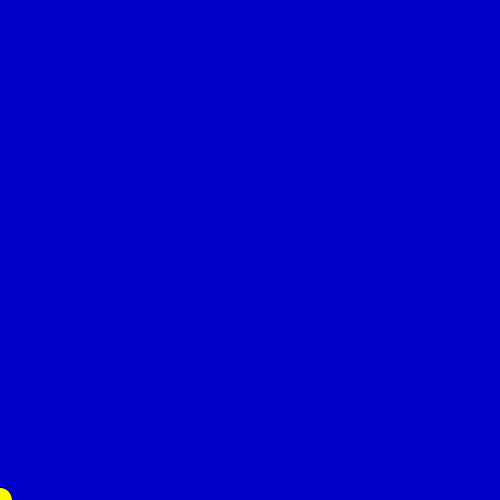
Frame 1 (no input)
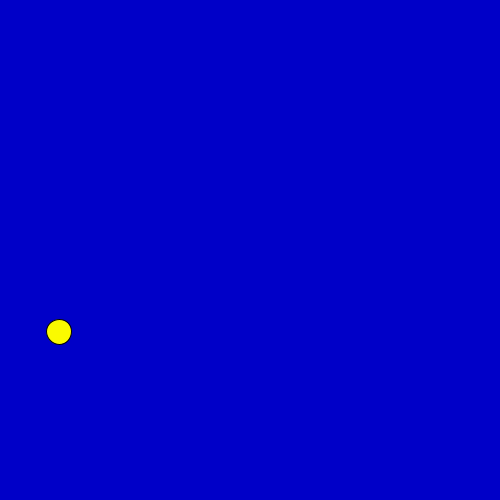
Frame 60 (the mouse pressed at the canvas centre just before this capture)
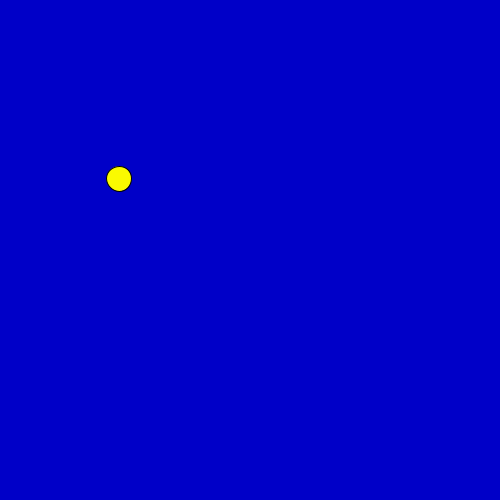
Frame 120 (the mouse held since frame 60 and released just before this capture)

The Processing sketch that drew these frames (run headless with seeded random() and noise(); from frame 60 on, the mouse is pressed at the canvas centre):

// Processing sketch: bila6hvat2D
// ── bila6hvat2D.pde
//"BILA" - MODEL RUCHU PUNKTU MATERIALNEGO - kolejne przybliżenia
//////////////////////////////////////////////////////////////////
//Program Processingu w trybie 2 - z widocznymi funkcjami
//////////////////////////////////////////////////////////////////
int FR=100; //Na ile kroków dzielimy sekundę?

void setup() //Jest wykonywane raz - po uruchomieniu
{
size(500,500);
//noSmooth();//Bez wygładzania lini? Po prostu odkomentować 
fill(250,250,0);
frameRate(FR);
}

float h=0;
float x=0;
float vh=300;//prędkość w pikselach/SEKUNDE (!)
float vx=100;
float ah=-50;//Przyśpieszenie/hamowanie - tylko w pionie
float B=0.90; //Wydajność odbicia sprężystego 1-B = ile energi kinetycznej się rozprasza nie wraca do prędkości (odwrotnej)

void draw() //Jest wykonywane w niewidocznej pętli
{
  //Wizualizacja
  background(0,0,200);//rgB
  ellipse(x,height-h,25,25);
  
  //Właściwy model
  vh+=ah*1/FR; //Powiększ prędkość o zmianę prędkości czyli przyśpieszenie pomnozone przez jednostkę czasu 
  h+=vh*1/FR; //Powieksz wysokość o drogę czyli prędkość pomnożąną przez jednostkę czasu
  x+=vx*1/FR; //Powiększ położenie poziome

  //Nie kadrujemy! Odbijamy od ścianek okna!
  if(h<0) 
  {
    vh=-vh*B;
    h=0; //Trochę oszukujemy
  }
  else
  if(height<h)
  {
    vh=-vh*B;
    h=height;//Trochę oszukujemy
  }
  else
  if(x<0)
  {
     vx=-vx*B;
     x=0;
  }
  else
  if(width<x)
  {
     vx=-vx*B;
     x=width;
  }
}
